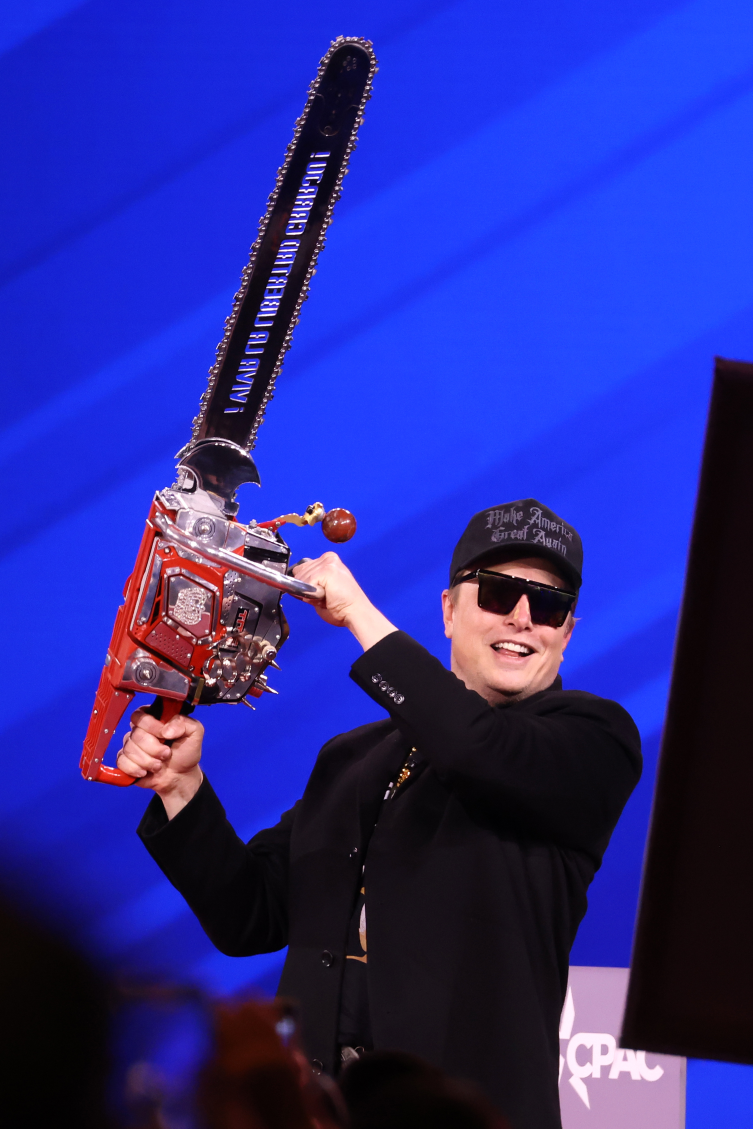
#> input picture references/elon_source.jpg, 2258 x 3385 px (shown at 1/3 size)
$ python make_fighter_svg.py ../references/elon_source.jpg out.png
#> lines starting #> are read from the running program, lines starting #| are printed output that depends on the picture
#!/usr/bin/env python3
"""
Vectorize fighter portraits to SVG using vtracer.
Center-crop to 512x512, vtracer colormode='color', color_precision=4, filter_speckle=12, mode='spline'.
Usage: python3 scripts/make_fighter_svg.py <input.jpg> <output.svg>
"""
import sys
from pathlib import Path
from PIL import Image
import vtracer
import numpy as np

def center_crop_512(input_path: Path, output_path: Path) -> None:
    with Image.open(input_path) as im:
#> im is the input picture: PIL image 2258x3385 RGB; mean R, G, B 40.8, 44.1, 150.8
        w, h = im.size
#> w = 2258; h = 3385
        size = min(w, h)
#> size = 2258
        left = (w - size) // 2
#> left = 0
        top = (h - size) // 2
#> top = 563
        cropped = im.crop((left, top, left + size, top + size))
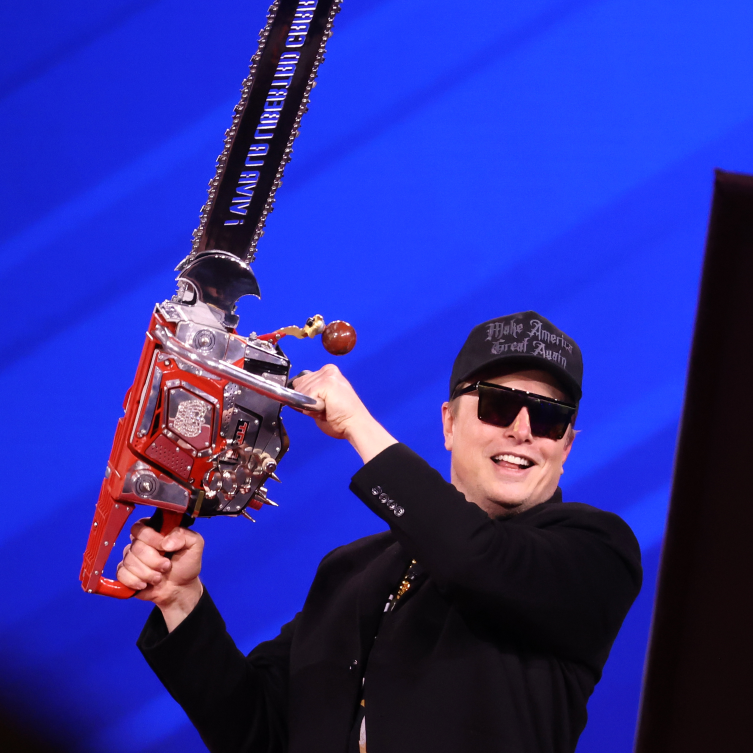
#> cropped: PIL image 2258x2258 RGB (shown at 1/3 size); mean R, G, B 43.5, 46, 155.9
        cropped = cropped.resize((512, 512), Image.LANCZOS)
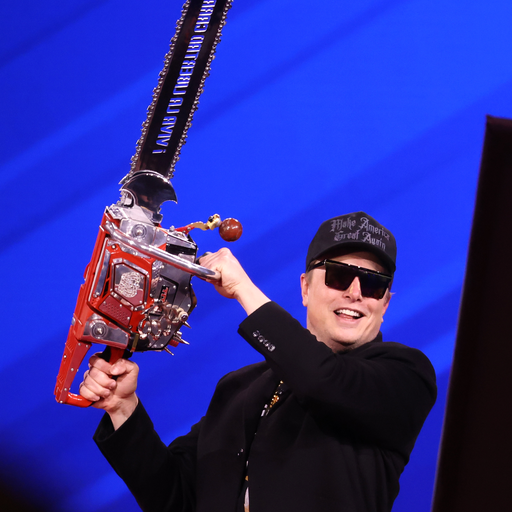
#> cropped: PIL image 512x512 RGB; mean R, G, B 43.5, 46, 155.9
        cropped.save(output_path.with_suffix('.png'), 'PNG', optimize=True)

def trace_to_svg(png_path: Path, svg_path: Path) -> None:
    with Image.open(png_path) as im:
        arr = np.array(im)
    # vtracer.convert_pixels_to_svg expects: width, height, pixels (flat RGBA), options
    h, w = arr.shape[:2]
#> h = 512; w = 512
    # flatten to RGBA (add alpha if RGB)
    if arr.shape[2] == 3:
        alpha = np.full((h, w, 1), 255, dtype=np.uint8)
        arr = np.concatenate([arr, alpha], axis=2)
    pixels = arr.flatten().tolist()
#> pixels = 1048576 items
    svg_str = vtracer.convert_pixels_to_svg(
        w, h, pixels,
        colormode='color',
        color_precision=4,
        filter_speckle=12,
        mode='spline',
        layer_difference=16,
        corner_threshold=60,
        length_threshold=4.0,
        max_iterations=10,
        splice_threshold=45,
        path_precision=8,
    )
    svg_path.write_text(svg_str)

def main():
    if len(sys.argv) != 3:
        print(f"Usage: {sys.argv[0]} <input.jpg> <output.svg>", file=sys.stderr)
        sys.exit(1)
    input_jpg = Path(sys.argv[1])
    output_svg = Path(sys.argv[2])
    png_temp = output_svg.with_suffix('.png')
    center_crop_512(input_jpg, output_svg)
    trace_to_svg(png_temp, output_svg)
#> (the call stopped at in trace_to_svg, `svg_str = vtracer.convert_pixels_to_svg( w, h, pixels, colormode='colo..`: vtracer is not available in this run)
    png_temp.unlink(missing_ok=True)
    print(f"✓ Vectorized {input_jpg.name} → {output_svg}")

if __name__ == '__main__':
    main()
